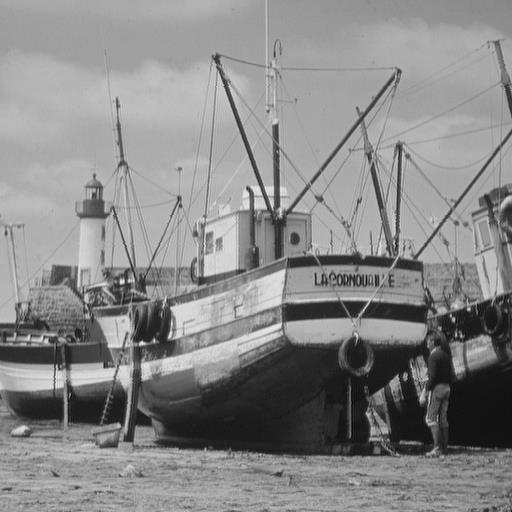
%> input picture images/1-1-grey.png, 512 x 512 px
$ octave script_3.m   (GNU Octave 9; MATLAB toolbox functions it lacks are replaced by stand-ins)
%> lines starting %> are read from the running program, lines starting %| are printed output that depends on the picture
clear all;
clc;

f=imread('images\1-1-grey.png');
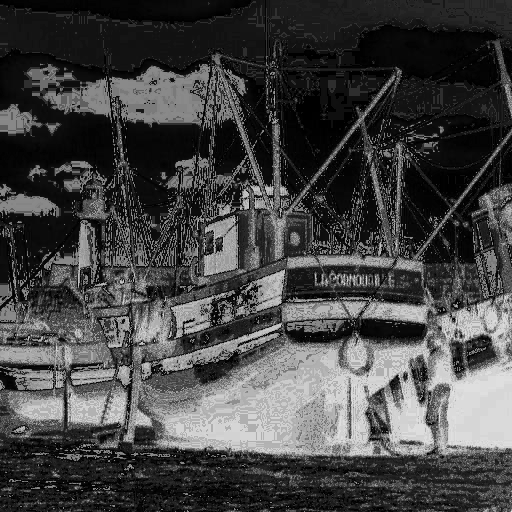
%> f: size 512x512 uint8; min 0, max 231, mean 68.5
figure, imshow(f); title('original image');

F = fft2(double(f));

G = F * 3;
g=uint8(real(ifft2(G)));
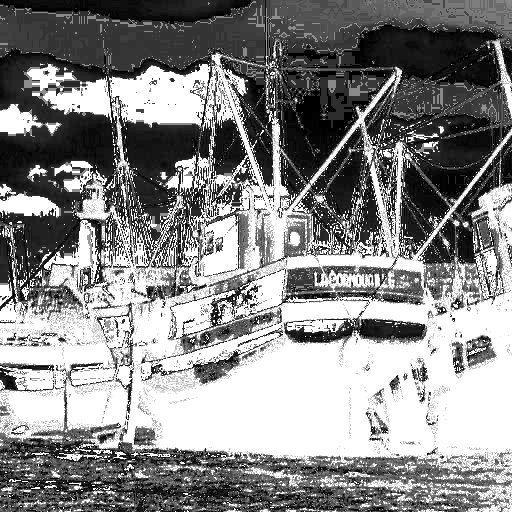
%> g: size 512x512 uint8; min 0, max 255, mean 137.3
figure, imshow(g); title('output image');

$ run again, with images/1-2-grey.png copied over images/1-1-grey.png
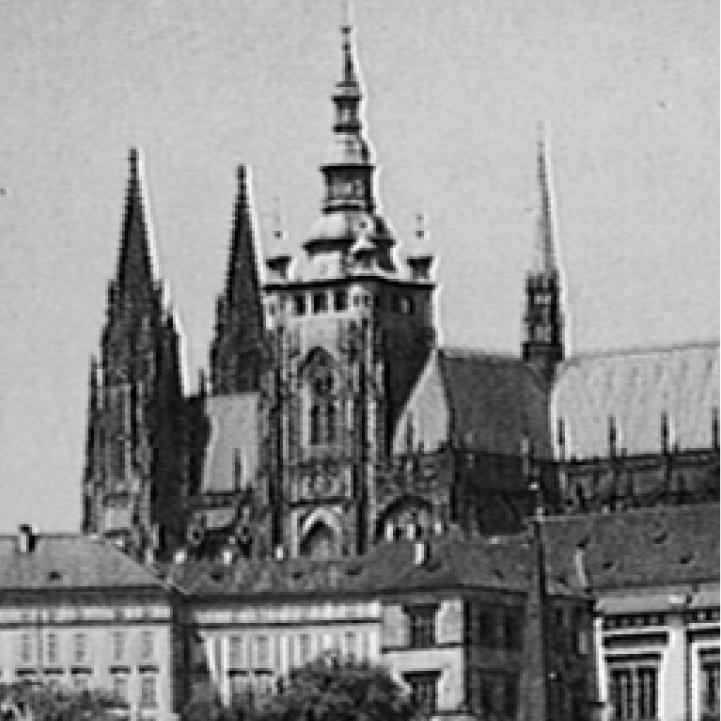
%> input picture images/1-2-grey.png, 721 x 721 px
%> `f=imread('images\1-1-grey.png');`:
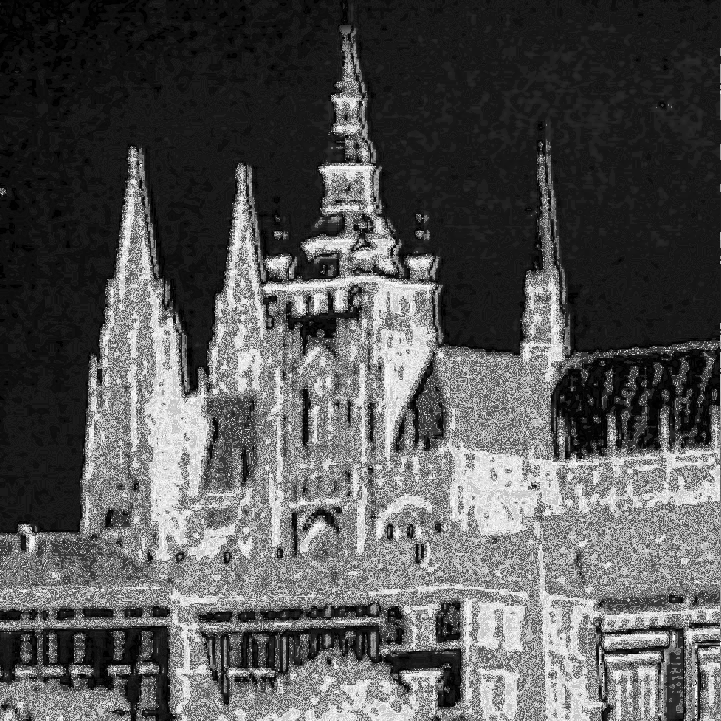
%> f: size 721x721 uint8; min 0, max 255, mean 86.1
%> `g=uint8(real(ifft2(G)));`:
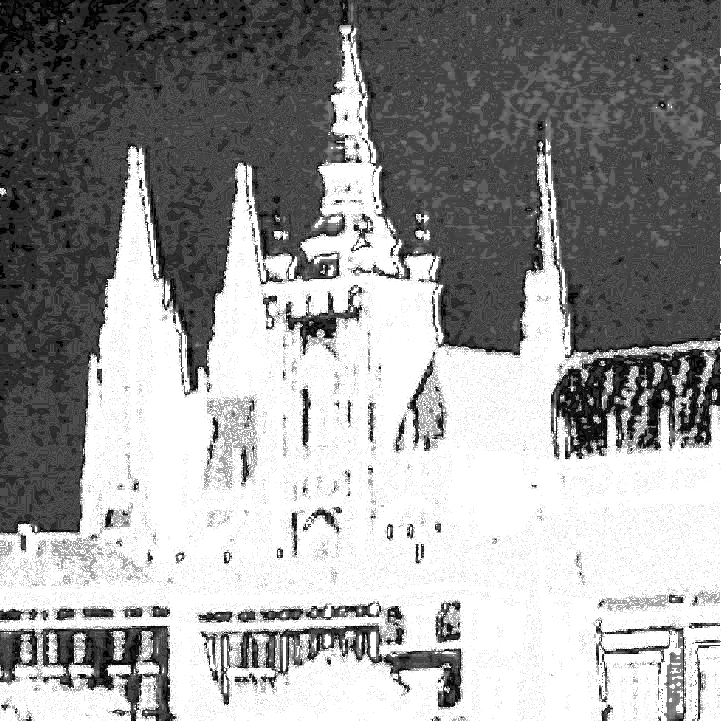
%> g: size 721x721 uint8; min 0, max 255, mean 154.4

$ run again, with images/1-3-grey.png copied over images/1-1-grey.png
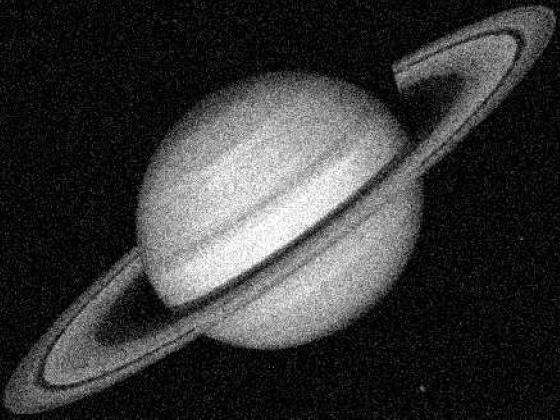
%> input picture images/1-3-grey.png, 560 x 420 px
%> `g=uint8(real(ifft2(G)));`:
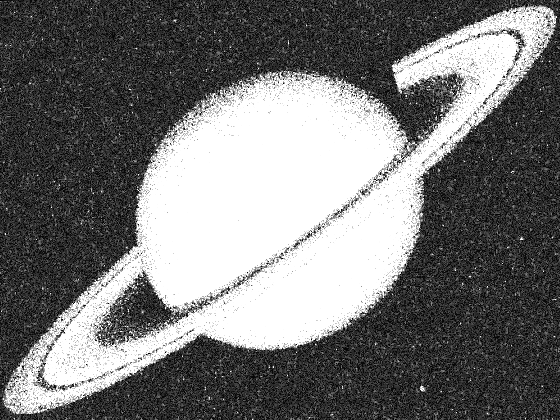
%> g: size 420x560 uint8; min 0, max 255, mean 116.3

$ run again, with images/2-1-grey.png copied over images/1-1-grey.png
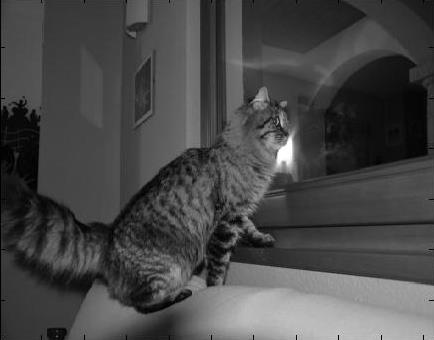
%> input picture images/2-1-grey.png, 434 x 340 px
%> `f=imread('images\1-1-grey.png');`:
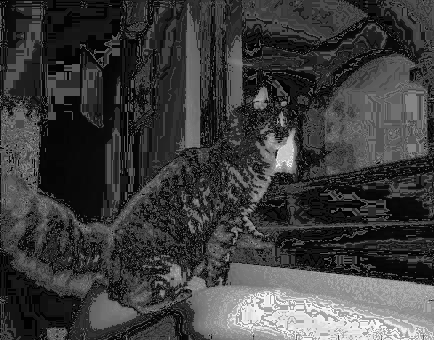
%> f: size 340x434 uint8; min 0, max 249, mean 61.4
%> `g=uint8(real(ifft2(G)));`:
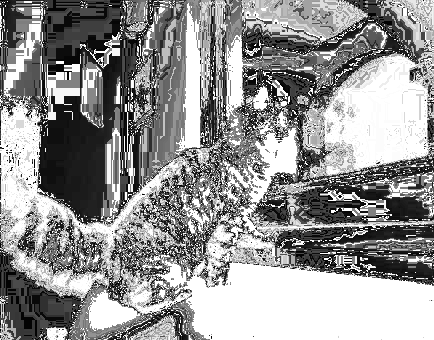
%> g: size 340x434 uint8; min 0, max 255, mean 147.8
